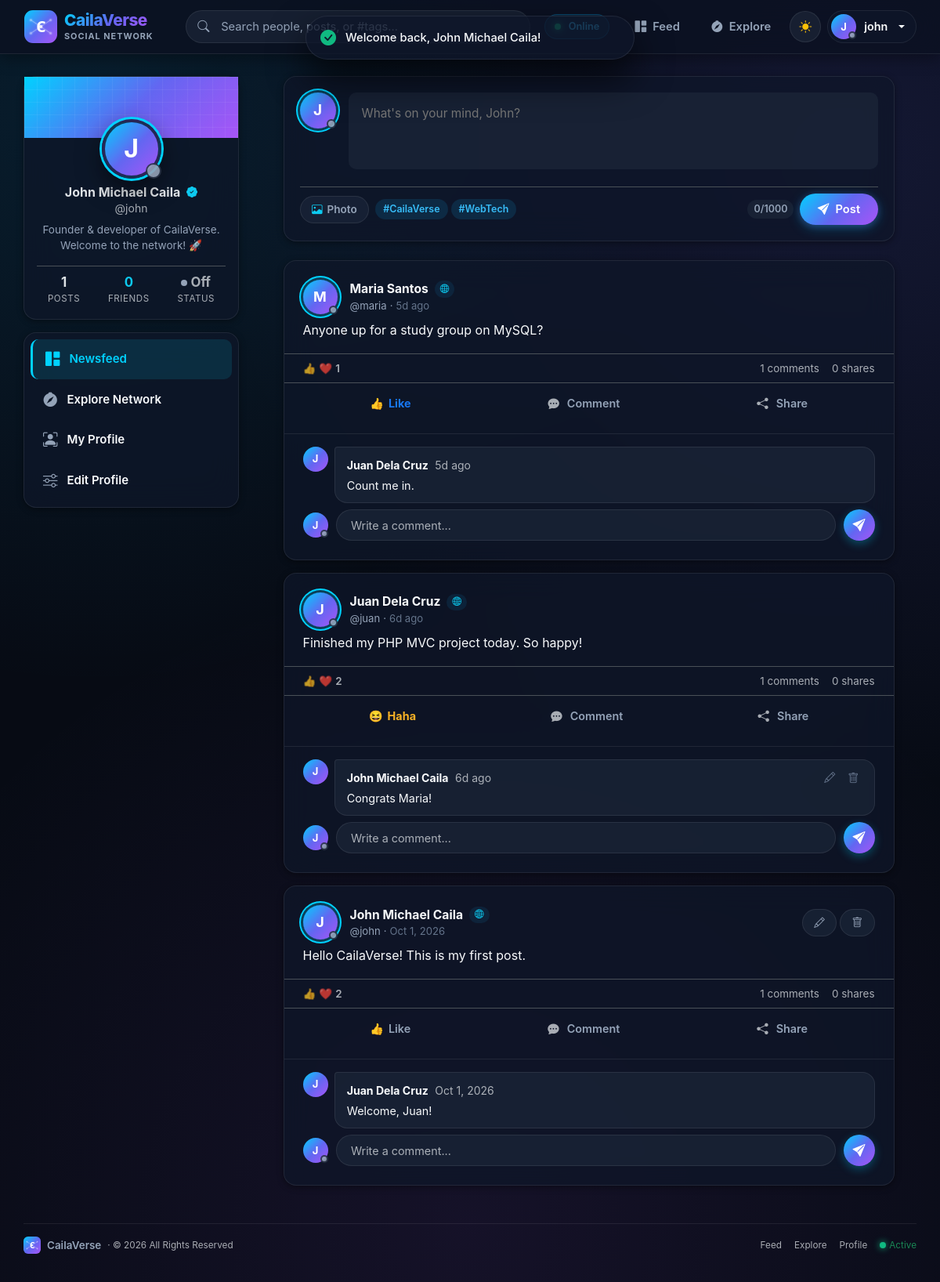
The page / (signed in) on the database its author committed.
### tables this page shows
CREATE TABLE users (
    id INT AUTO_INCREMENT PRIMARY KEY,
    username VARCHAR(20) NOT NULL UNIQUE,
    password VARCHAR(255) NOT NULL,
    full_name VARCHAR(100) NOT NULL,
    bio VARCHAR(255) DEFAULT NULL,
    profile_image VARCHAR(255) DEFAULT NULL,
    last_active TIMESTAMP NOT NULL DEFAULT CURRENT_TIMESTAMP ON UPDATE CURRENT_TIMESTAMP,
    created_at TIMESTAMP NOT NULL DEFAULT CURRENT_TIMESTAMP
);

CREATE TABLE posts (
    id INT AUTO_INCREMENT PRIMARY KEY,
    user_id INT NOT NULL,
    content TEXT NOT NULL,
    image VARCHAR(255) DEFAULT NULL,
    shared_post_id INT DEFAULT NULL,
    created_at TIMESTAMP NOT NULL DEFAULT CURRENT_TIMESTAMP,
    CONSTRAINT fk_posts_user FOREIGN KEY (user_id) REFERENCES users(id) ON DELETE CASCADE,
    CONSTRAINT fk_posts_shared FOREIGN KEY (shared_post_id) REFERENCES posts(id) ON DELETE SET NULL
);

CREATE TABLE comments (
    id INT AUTO_INCREMENT PRIMARY KEY,
    post_id INT NOT NULL,
    user_id INT NOT NULL,
    content VARCHAR(500) NOT NULL,
    created_at TIMESTAMP NOT NULL DEFAULT CURRENT_TIMESTAMP,
    CONSTRAINT fk_comments_post FOREIGN KEY (post_id) REFERENCES posts(id) ON DELETE CASCADE,
    CONSTRAINT fk_comments_user FOREIGN KEY (user_id) REFERENCES users(id) ON DELETE CASCADE
);

### app/views/partials/post.php (the view, shortened to what the rows shown need)
<?php
$isOwner = (int) $post['user_id'] === (int) $me['id'];
$likeCount = (int) $post['like_count'];
$shareCount = (int) ($post['share_count'] ?? 0);
$myReaction = $post['my_reaction'] ?? null;
?>
<article class="card card-caila post-card mb-3 fade-up" id="post-<?= (int) $post['id'] ?>" data-post-id="<?= (int) $post['id'] ?>">
    <div class="card-body p-0">
        <header class="d-flex align-items-center gap-3 px-4 pt-4 pb-2">
            <a href="<?= e(url('profile', 'show', ['id' => $post['user_id']])) ?>">
                <?= avatar($post, 44, true) ?>
            </a>
            <div class="flex-grow-1 min-w-0">
                <div class="d-flex align-items-center gap-1 flex-wrap">
                    <a class="post-author d-block text-truncate fw-bold" href="<?= e(url('profile', 'show', ['id' => $post['user_id']])) ?>">
                        <?= e($post['full_name']) ?>
                    </a>
                    <span class="badge-network-pill small ms-1">
                        <i class="bi bi-globe2 text-info"></i>
                    </span>
                </div>
                <div class="d-flex align-items-center gap-1 text-muted small flex-wrap">
                    <span class="post-handle">@<?= e($post['username']) ?></span>
                    <span class="post-handle">&middot;</span>
                    <span class="post-time" title="<?= e(format_date($post['created_at'])) ?>"><?= e(time_ago($post['created_at'])) ?></span>
                </div>
            </div>
            <?php if ($isOwner): ?>
                <div class="d-flex gap-1">
                    <a class="btn btn-soft btn-sm" href="<?= e(url('post', 'edit', ['id' => $post['id']])) ?>" title="Edit post"><i class="bi bi-pencil"></i></a>
                    <form method="post" action="<?= e(url('post', 'delete')) ?>" data-confirm="Delete this post?" data-ajax="delete-post" class="m-0">
                        <button class="btn btn-soft btn-sm btn-soft-danger" type="submit" title="Delete post"><i class="bi bi-trash"></i></button>
                    </form>
                </div>
            <?php endif; ?>
        </header>
        <?php if (!empty($post['content'])): ?>
            <div class="px-4 pb-2">
                <p class="post-content mb-2"><?= nl2br(e($post['content'])) ?></p>
            </div>
        <?php endif; ?>
        <div class="post-stats-line px-4 py-2 border-top d-flex align-items-center justify-content-between text-muted small">
            <div class="d-flex align-items-center gap-1">
                <span class="reactions-summary-icons">
                    <span class="react-mini-badge">👍</span>
                    <span class="react-mini-badge">❤️</span>
                </span>
                <span class="like-count fw-semibold"><?= $likeCount ?></span>
            </div>
            <div class="d-flex align-items-center gap-3">
                <span><span class="comment-count"><?= count($post['comments']) ?></span> comments</span>
                <span><span class="share-count"><?= $shareCount ?></span> shares</span>
            </div>
        </div>
        <div class="post-actions px-4 py-2 border-top d-flex align-items-center justify-content-around">
            <div class="reaction-wrapper position-relative flex-grow-1 text-center">
                <form method="post" action="<?= e(url('post', 'like')) ?>" data-ajax="react" class="m-0 reaction-form d-inline-block w-100">
                    <button class="fb-action-btn react-btn <?= $post['liked'] ? ('reacted-' . e($myReaction ?? 'like')) : '' ?>" type="submit">
                        <span class="react-icon-holder"><?= reaction_icon($myReaction) ?></span>
                        <span class="react-label"><?= reaction_label($myReaction) ?></span>
                    </button>
                </form>
            </div>
            <button type="button" class="fb-action-btn flex-grow-1 text-center" onclick="this.closest('.post-card').querySelector('.comment-input').focus()">
                <i class="bi bi-chat-dots-fill text-muted me-1"></i>
                <span>Comment</span>
            </button>
            <button type="button" class="fb-action-btn flex-grow-1 text-center open-share-modal-btn"
                    data-post-id="<?= (int) $post['id'] ?>"
                    data-post-author="<?= e($post['full_name']) ?>"
                    data-post-content="<?= e(mb_substr($post['content'] ?: ($post['shared_content'] ?? ''), 0, 120)) ?>"
                    title="Share to feed">
                <i class="bi bi-share-fill text-muted me-1"></i>
                <span>Share</span>
            </button>
        </div>
        <div class="comments-wrapper px-4 pb-4">
            <div class="comment-list">
                <?php foreach ($post['comments'] as $comment): ?>
                    <?php require __DIR__ . '/comment.php'; ?>
                <?php endforeach; ?>
            </div>
            <form method="post" action="<?= e(url('comment', 'store')) ?>" data-ajax="comment" class="comment-form mt-2">
                <?= avatar($me, 32, true) ?>
                <input type="text" name="content" class="form-control comment-input" placeholder="Write a comment..." maxlength="500" autocomplete="off" required>
                <button class="btn-send flex-shrink-0" type="submit" title="Send comment"><i class="bi bi-send-fill"></i></button>
            </form>
        </div>
    </div>
</article>

### app/views/layouts/header.php (shortened to what the rows shown need)
<?php $isAuth = ($layout ?? '') === 'auth'; ?>
<!DOCTYPE html>
<html lang="en" data-bs-theme="dark">
<head>
    <link href="https://cdn.jsdelivr.net/npm/bootstrap@5.3.3/dist/css/bootstrap.min.css" rel="stylesheet">
    <link href="https://cdn.jsdelivr.net/npm/bootstrap-icons@1.11.3/font/bootstrap-icons.min.css" rel="stylesheet">
    <link href="assets/css/style.css?v=<?= filemtime(__DIR__ . '/../../../public/assets/css/style.css') ?>" rel="stylesheet">
</head>
<body class="<?= $isAuth ? 'auth-body' : '' ?>">
<?php if (!$isAuth): ?>
<nav class="navbar navbar-expand-lg navbar-caila sticky-top">
    <div class="nav-container d-flex align-items-center justify-content-between">
        <?php if ($me): ?>
            <form class="nav-search d-none d-md-block mx-auto" action="index.php" method="get">
                <i class="bi bi-search"></i>
                <input class="form-control" type="search" name="q" placeholder="Search people, posts, or #tags..." value="<?= e($_GET['q'] ?? '') ?>" required>
            </form>
            <div class="d-flex align-items-center gap-2">
                <span class="network-badge-live d-none d-xl-inline-flex align-items-center me-2">
                    <span class="pulse-dot me-1"></span>
                    <span>Online</span>
                </span>
                <a class="btn-nav-action d-none d-sm-inline-flex" href="<?= e(url()) ?>" title="Newsfeed">
                    <i class="bi bi-grid-1x2-fill"></i> <span>Feed</span>
                </a>
                <a class="btn-nav-action d-none d-sm-inline-flex" href="<?= e(url('search', 'index')) ?>" title="Explore Network">
                    <i class="bi bi-compass-fill"></i> <span>Explore</span>
                </a>
                <button class="btn-theme-toggle" id="themeToggle" type="button" title="Toggle dark/light mode" aria-label="Toggle dark/light mode">
                </button>
                <div class="dropdown">
                    <a class="nav-user-chip dropdown-toggle" href="#" role="button" data-bs-toggle="dropdown" aria-expanded="false">
                        <?= avatar($me, 32, true) ?>
                        <span class="d-none d-sm-inline"><?= e($me['username']) ?></span>
                    </a>
                </div>
            </div>
        <?php endif; ?>
    </div>
</nav>
<?php endif; ?>
<main class="<?= $isAuth ? 'auth-main' : 'page-wide' ?>">

### app/helpers.php (shortened to what the rows shown need)
<?php
function e($value): string
{
    return htmlspecialchars((string) $value, ENT_QUOTES, 'UTF-8');
}
function url(string $c = 'post', string $a = 'feed', array $params = []): string
{
    return 'index.php?' . http_build_query(array_merge(['c' => $c, 'a' => $a], $params));
}
function format_date(string $datetime): string
{
    return date('M j, Y g:i A', strtotime($datetime));
}
function time_ago(string $datetime): string
{
    $diff = time() - strtotime($datetime);
    if ($diff < 604800) {
        return floor($diff / 86400) . 'd ago';
    }
    return date('M j, Y', strtotime($datetime));
}
function is_user_online(?string $lastActive): bool
{
    return (time() - strtotime($lastActive)) <= 300;
}
function avatar(array $user, int $size = 40, bool $showStatus = false): string
{
    $style = 'width:' . $size . 'px;height:' . $size . 'px;font-size:' . round($size * 0.42) . 'px;';
    $class = 'avatar' . ($size >= 44 ? ' avatar-ring' : '');
    $imgFile = $user['profile_image'] ?? '';
    $imgPath = $imgFile !== '' ? (__DIR__ . '/../public/uploads/' . basename($imgFile)) : '';
    $renderedAvatar = '';
    if ($imgFile !== '' && is_file($imgPath)) {
        $renderedAvatar = '<img src="uploads/' . e($imgFile) . '" class="' . $class . '" style="' . $style . '" alt="' . e($user['full_name'] ?? 'User') . '" loading="lazy" onerror="this.onerror=null;this.replaceWith(this.nextElementSibling);">';
        $name = $user['full_name'] ?? $user['username'] ?? '?';
        $initial = strtoupper(mb_substr($name, 0, 1));
        $renderedAvatar .= '<span class="' . $class . ' avatar-text d-none" style="' . $style . '">' . e($initial) . '</span>';
    } else {
        $name = $user['full_name'] ?? $user['username'] ?? '?';
        $initial = strtoupper(mb_substr($name, 0, 1));
        $renderedAvatar = '<span class="' . $class . ' avatar-text" style="' . $style . '">' . e($initial) . '</span>';
    }
    if ($showStatus) {
        $badgeSize = max(10, round($size * 0.26));
        $isOnline = isset($user['last_active']) ? is_user_online($user['last_active']) : false;
        $dotClass = $isOnline ? 'avatar-online-dot' : 'avatar-offline-dot';
        $title = $isOnline ? 'Online' : 'Offline';
        return '<span class="avatar-status-wrapper d-inline-block position-relative">'
            . $renderedAvatar
            . '<span class="' . $dotClass . '" style="width:' . $badgeSize . 'px;height:' . $badgeSize . 'px;" title="' . $title . '"></span>'
            . '</span>';
    }
    return $renderedAvatar;
}
function reaction_icon(?string $type): string
{
    return match ($type) {
        'love'  => '❤️',
        'care'  => '🥰',
        'haha'  => '😆',
        'wow'   => '😮',
        'sad'   => '😢',
        'angry' => '😡',
        default => '👍',
    };
}
function reaction_label(?string $type): string
{
    return match ($type) {
        'love'  => 'Love',
        'care'  => 'Care',
        'haha'  => 'Haha',
        'wow'   => 'Wow',
        'sad'   => 'Sad',
        'angry' => 'Angry',
        default => 'Like',
    };
}

### app/views/post/feed.php (shortened to what the rows shown need)
<div class="feed-grid">
    <aside class="feed-left">
        <div class="sticky-side">
            <?php require __DIR__ . '/../partials/sidebar_left.php'; ?>
        </div>
    </aside>
    <section class="feed-main">
        <div class="composer mb-4 fade-up">
            <form method="post" action="<?= e(url('post', 'store')) ?>" enctype="multipart/form-data" data-ajax="post">
                <div class="d-flex gap-3 align-items-start">
                    <a href="<?= e(url('profile', 'show', ['id' => $me['id']])) ?>">
                        <?= avatar($me, 46, true) ?>
                    </a>
                    <div class="flex-grow-1 min-w-0">
                        <textarea name="content" class="composer-text" rows="3" maxlength="1000"
                                  placeholder="What's on your mind, <?= e(explode(' ', $me['full_name'])[0]) ?>?"
                                  data-counter="#post-counter" required></textarea>
                    </div>
                </div>
            </form>
        </div>
        <div id="feed">
            <?php foreach ($posts as $post): ?>
                <?php require __DIR__ . '/../partials/post.php'; ?>
            <?php endforeach; ?>
        </div>
    </section>
</div>

### app/views/partials/sidebar_left.php (shortened to what the rows shown need)
<?php
$postCount = (int) (db()->query('SELECT COUNT(*) FROM posts WHERE user_id = ' . (int) $me['id'])->fetchColumn() ?: 0);
?>
<div class="card card-caila user-mini-card mb-3">
    <div class="card-body pt-0 pb-3 text-center">
        <a href="<?= e(url('profile', 'show', ['id' => $me['id']])) ?>" class="user-mini-avatar-wrap">
            <?= avatar($me, 76, true) ?>
        </a>
        <h6 class="user-mini-name mt-2 mb-0">
            <a href="<?= e(url('profile', 'show', ['id' => $me['id']])) ?>" class="text-decoration-none text-reset fw-bold">
                <?= e($me['full_name']) ?>
                <i class="bi bi-patch-check-fill text-info ms-1" title="Verified Member" style="font-size: 0.88rem;"></i>
            </a>
        </h6>
        <small class="text-muted d-block">@<?= e($me['username']) ?></small>
        <?php if (!empty($me['bio'])): ?>
            <p class="user-mini-bio mt-2 mb-0 text-truncate-2"><?= e($me['bio']) ?></p>
        <?php endif; ?>
        <div class="user-stats-bar mt-3 pt-2 border-top d-flex justify-content-around">
            <div class="stat-col text-center">
                <div class="stat-number fw-bold"><?= $postCount ?></div>
                <div class="stat-label small text-muted">Posts</div>
            </div>
            <div class="stat-col text-center">
            </div>
            <div class="stat-col text-center">
            </div>
        </div>
    </div>
</div>

### app/views/partials/comment.php (shortened to what the rows shown need)
<div class="comment-item d-flex gap-2 mb-2" id="comment-<?= (int) $comment['id'] ?>">
    <a href="<?= e(url('profile', 'show', ['id' => $comment['user_id']])) ?>" class="flex-shrink-0"><?= avatar($comment, 32) ?></a>
    <div class="comment-bubble flex-grow-1">
        <div class="d-flex justify-content-between align-items-start gap-2">
            <div class="min-w-0">
                <a class="comment-author" href="<?= e(url('profile', 'show', ['id' => $comment['user_id']])) ?>"><?= e($comment['full_name']) ?></a>
                <small class="text-muted ms-1" title="<?= e(format_date($comment['created_at'])) ?>"><?= e(time_ago($comment['created_at'])) ?></small>
            </div>
            <?php if ((int) $comment['user_id'] === (int) $me['id']): ?>
                <div class="d-flex align-items-center gap-2 flex-shrink-0">
                    <a class="icon-link" href="<?= e(url('comment', 'edit', ['id' => $comment['id']])) ?>" title="Edit"><i class="bi bi-pencil"></i></a>
                    <form method="post" action="<?= e(url('comment', 'delete')) ?>" data-confirm="Delete this comment?" data-ajax="delete-comment" class="m-0">
                        <button class="icon-link icon-danger" type="submit" title="Delete"><i class="bi bi-trash"></i></button>
                    </form>
                </div>
            <?php endif; ?>
        </div>
        <div class="comment-text"><?= nl2br(e($comment['content'])) ?></div>
    </div>
</div>

### rows shown on the page
users: full_name "J J J", username "john", full_name "John Michael Caila", bio "Founder & developer of CailaVerse. Welcome to the network! 🚀", id "1", content "What's on your mind, John?", full_name "J"
posts: user.full_name "M", user.full_name "Maria Santos", user.username "maria", created_at "5d ago", content "Anyone up for a study group on MySQL?", likeCount "1", count($post['comments']) "1", shareCount "0", myReaction "👍", myReaction "Like"
comments: user.full_name "J", user.full_name "Juan Dela Cruz", created_at "5d ago", content "Count me in."
posts: user.full_name "J", user.full_name "Juan Dela Cruz", user.username "juan", created_at "6d ago", content "Finished my PHP MVC project today. So happy!", likeCount "2", count($post['comments']) "1", shareCount "0", myReaction "😆", myReaction "Haha"
comments: user.full_name "J", user.full_name "John Michael Caila", created_at "6d ago", content "Congrats Maria!"
posts: user.full_name "J J", user.full_name "John Michael Caila", user.username "john", created_at "Oct 1, 2026", content "Hello CailaVerse! This is my first post.", likeCount "2", count($post['comments']) "1", shareCount "0"
comments: user.full_name "J", user.full_name "Juan Dela Cruz", created_at "Oct 1, 2026", content "Welcome, Juan!"

### other values the page prints
$friendsCount "0"
